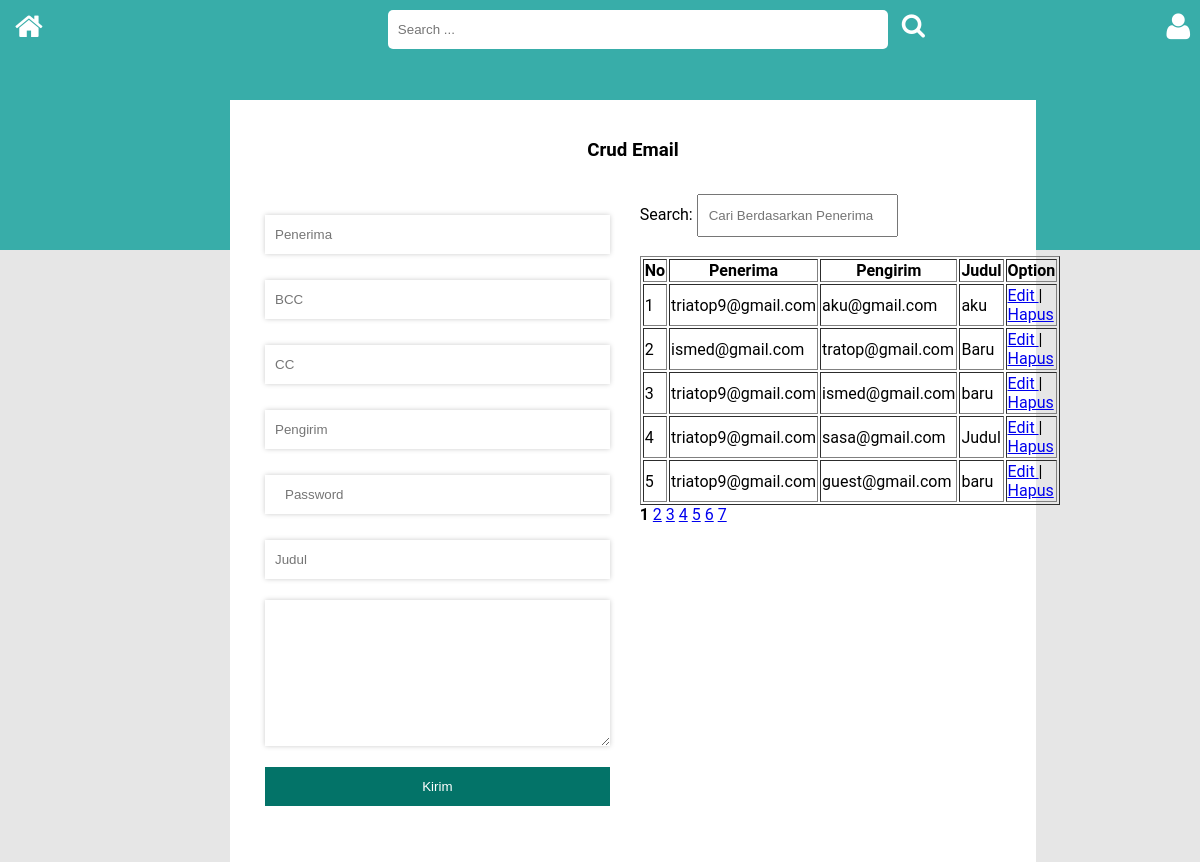
The app's page /admin/index.php?halaman=email (signed in) with its own data.
### tables this page shows
CREATE TABLE `kirim_email_pengguna` (
  `id_email` int(100) NOT NULL,
  `penerima` varchar(50) NOT NULL,
  `cc` varchar(50) NOT NULL,
  `bcc` varchar(50) NOT NULL,
  `pengirim` varchar(50) NOT NULL,
  `judul` varchar(50) NOT NULL,
  `pesan` text NOT NULL
);

### koneksi/class.php (the view, shortened to what this page needs)
<?php
class DataBase{
		function TampilEmail(){
			echo" Search: <input id='myInput' type='text' onkeyup='Mysearch()' placeholder='Cari Berdasarkan Penerima'><br><br>";
			echo"<table id='myTable' border='1'><tr><th>No</th><th>Penerima</th><th>Pengirim</th><th>Judul</th><th>Option</th></tr>";
			$i=1;
			$batas=5;
			$result=mysql_query("SELECT count(*) FROM kirim_email_pengguna");
			$recordcount=mysql_fetch_row($result)[0];
			$pagecount=ceil($recordcount / $batas);
			if (isset($_GET['halaman'])) {
				if (empty($_GET['hal'])) {
					$activepage= 1 ;
				}else{
					$activepage=$_GET['hal'];
				}
			}
			$mulai= $batas * ($activepage-1);
			$query_email_tampil=mysql_query("SELECT * FROM kirim_email_pengguna LIMIT $mulai,$batas") or die (mysql_error());
			while($data_email=mysql_fetch_array($query_email_tampil)){
				echo"<tr>
						<td>".$i."</td><td>".$data_email['penerima']."</td><td>".$data_email['pengirim']."</td><td>".$data_email['judul']."</td><td><a href='".$_SERVER['PHP_SELF']."?halaman=email&op=edit&id=".$data_email['id_email']."'> Edit </a> | <a href='".$_SERVER['PHP_SELF']."?halaman=email&op=del&id=".$data_email['id_email']."'  onClick=\"return confirm('Are you sure you want to delete?')\"> Hapus</a><td</tr>";
				$i++;
			}echo"</table>";
			for ($i=1; $i <= $pagecount ; $i++) {
				if ($i != $activepage) {
					echo"<a href='".$_SERVER['PHP_SELF']."?halaman=email&hal=".$i."'>".$i."</a> ";
				}else{
					echo"<strong>".$i."</strong> ";
				}
			}
		}
}
?>

### css/style-admin.css (style rules this page uses)
body { margin: 0px; background-color:#cccccc7d; font-family:Roboto, 'Segoe UI', Tahoma, sans-serif; }
input[type=text] { padding:12px 10px; }

### records on screen
kirim_email_pengguna: penerima "triatop9@gmail.com", pengirim "aku@gmail.com", judul "aku"
kirim_email_pengguna: penerima "ismed@gmail.com", pengirim "tratop@gmail.com", judul "Baru"
kirim_email_pengguna: penerima "triatop9@gmail.com", pengirim "ismed@gmail.com", judul "baru"
kirim_email_pengguna: penerima "triatop9@gmail.com", pengirim "sasa@gmail.com", judul "Judul"
kirim_email_pengguna: penerima "triatop9@gmail.com", pengirim "guest@gmail.com", judul "baru"
